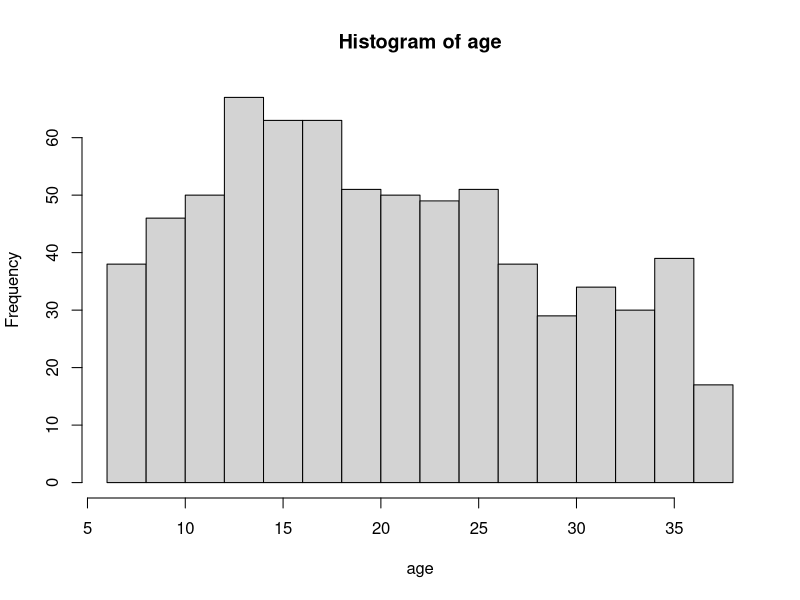
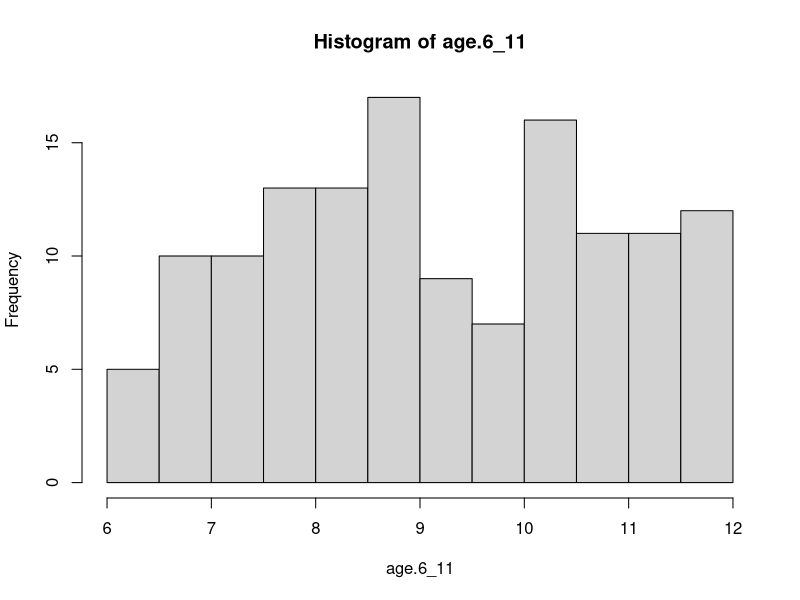
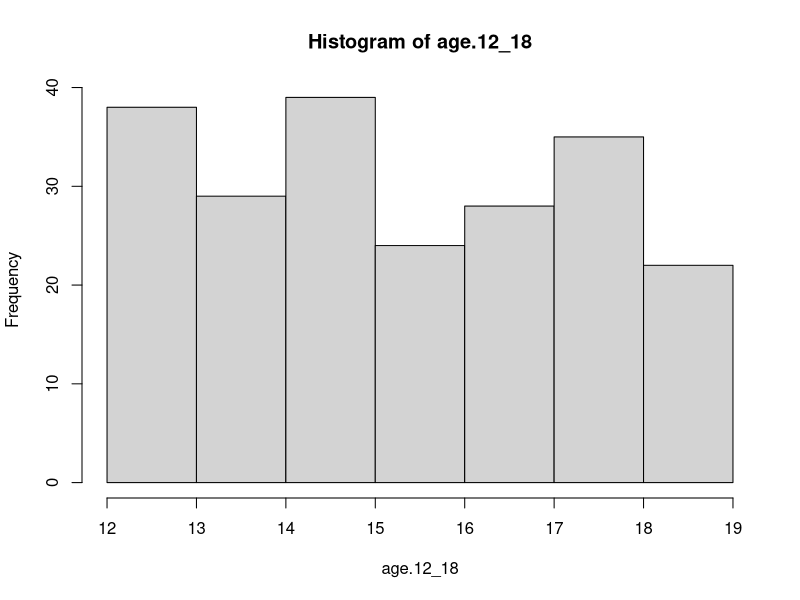
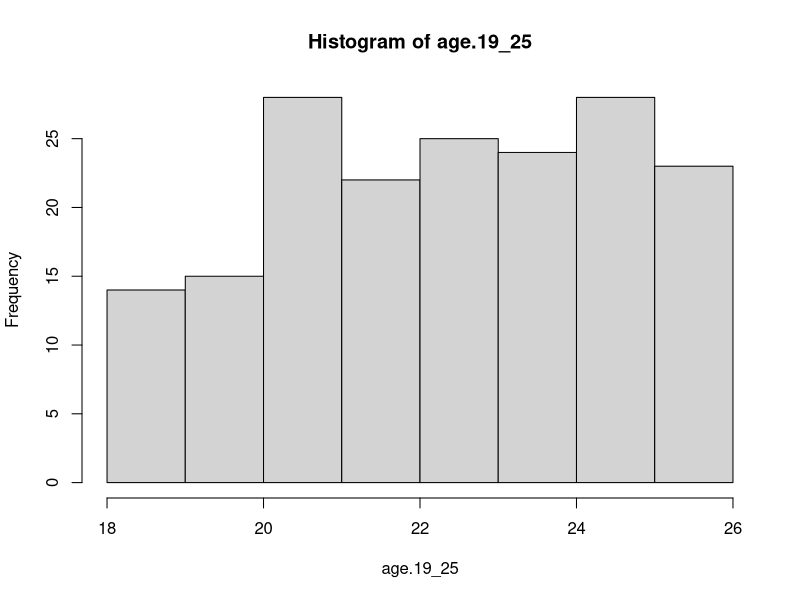
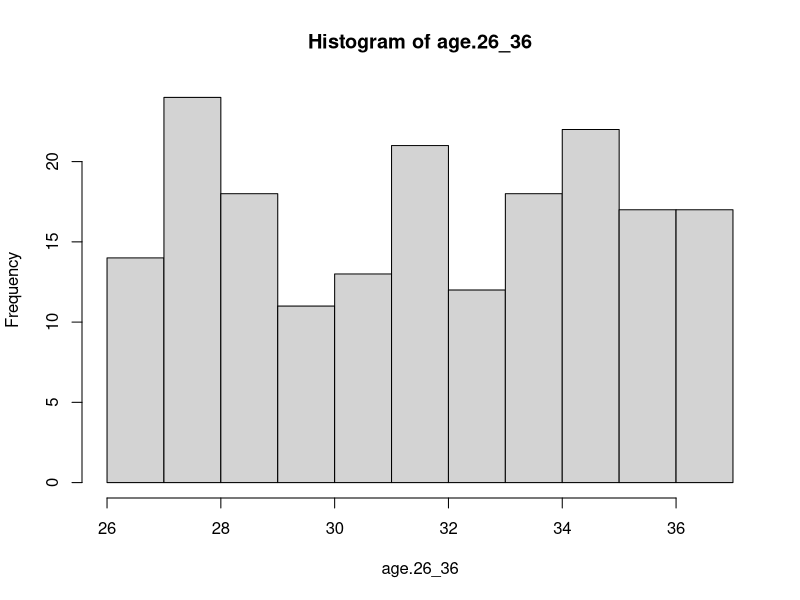
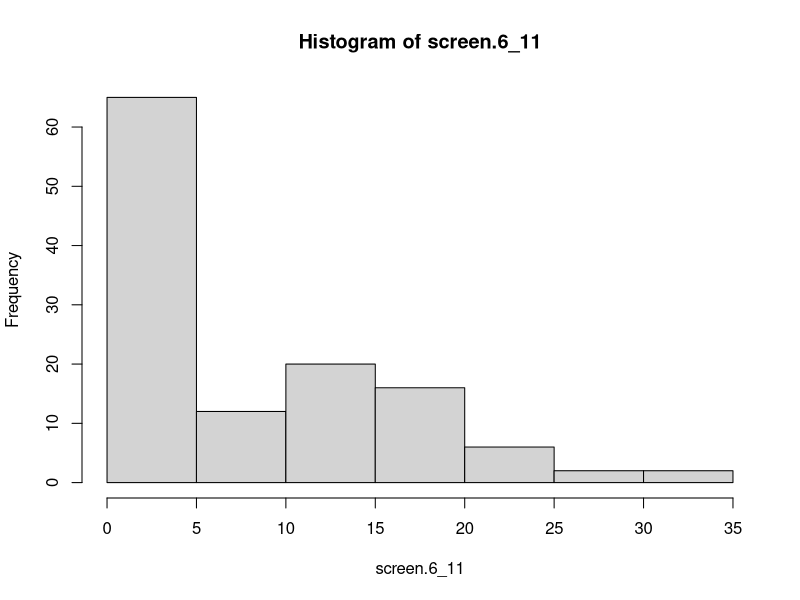
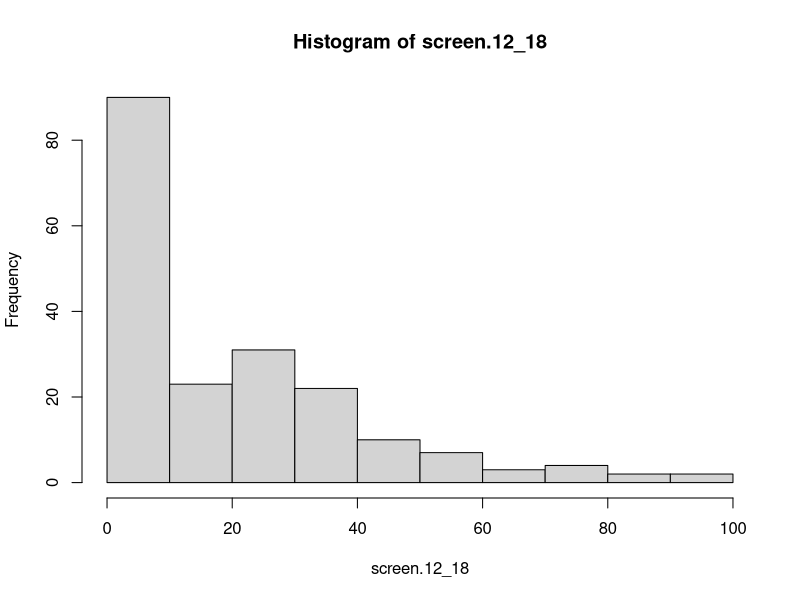
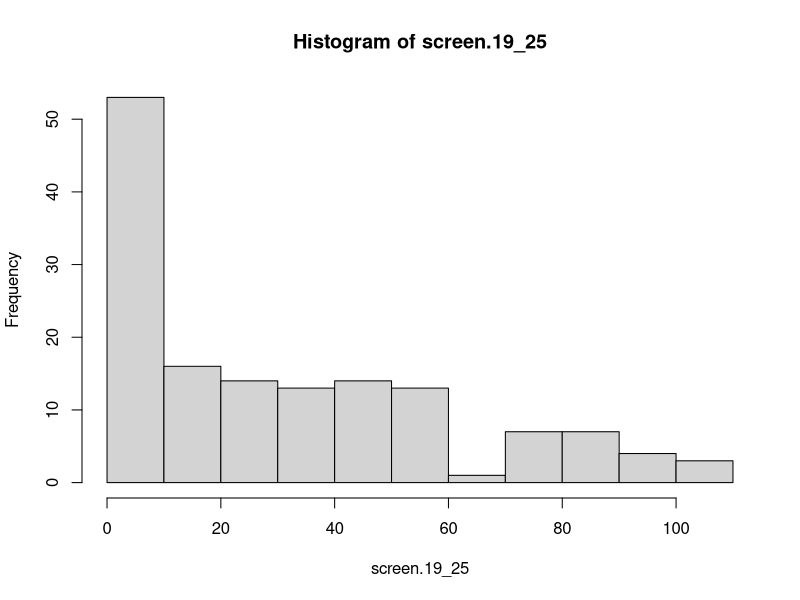

The R script that drew these images, in order:
## ---- chunk 1
knitr::opts_chunk$set(echo = TRUE)
## ---- chunk 2
total.n <- 715

total.n.6_11 <- 134
total.n.12_18 <- 215
total.n.19_25 <- 179
total.n.26_36 <- 187

# N values for each age group in touchscreen use feature
screen.n.6_11 <- 123
screen.n.12_18 <- 194
screen.n.19_25 <- 145
screen.n.26_36 <- 151

# N values for each age group in background tv feature
tv.n.6_11 <- 123
tv.n.12_18 <- 194
tv.n.19_25 <- 145
tv.n.26_36 <- 151

## ---- chunk 3
screen.mean.6_11 <- 8.53
screen.mean.12_18 <- 18.80
screen.mean.19_25 <- 25.18
screen.mean.26_36 <- 44.11

screen.sd.6_11 <- 15.54
screen.sd.12_18 <- 36.83
screen.sd.19_25 <- 37.46
screen.sd.26_36 <- 47.75
## ---- chunk 4
age.6_11 <- runif(n=total.n.6_11, min = 6, max = 11.9)
sd(age.6_11)
# sim sd: ~ 1.7
# original sd: 1.82
age.12_18 <- runif(n=total.n.12_18, min = 12, max = 18.9)
sd(age.12_18)
# sim sd: ~ 2.0
# original sd: 2.19

age.19_25 <- runif(n=total.n.19_25, min = 18, max = 25.9)
sd(age.19_25)
# sim sd: ~ 2.4
# original sd: 2.07

age.26_36 <- rnorm(n=total.n.26_36, mean=30.64, sd=3.07)
age.26_36 <- runif(n=total.n.26_36, min = 26, max = 36.9)
sd(age.26_36)
# sim sd: ~ 3.1
# original sd: 3.07


age <- c(age.6_11, age.12_18, age.19_25, age.26_36)
sd(age)
# sim sd: ~ 8.6
# original sd: 8.26

hist(age)
hist(age.6_11)
hist(age.12_18)
hist(age.19_25)
hist(age.26_36)

## ---- chunk 5
# set.seed(0)

screen.6_11 <- (0.7)* rnorm(n=total.n.6_11, mean=(screen.mean.6_11-2.5), sd=screen.sd.6_11) + 
                (0.3)* rnorm(n=total.n.6_11, mean=3, sd=5)
screen.6_11 <- replace(screen.6_11, screen.6_11<0, 0)
screen.6_11[sample(1:length(screen.6_11), 
                   size = (total.n.6_11-screen.n.6_11), replace = FALSE)] <- NA
hist(screen.6_11)
sd(screen.6_11, na.rm = TRUE)
mean(screen.6_11, na.rm = TRUE)
# Sim mean typically hovers between 6.5-8.5
# Original mean: 7.53

# set.seed(0)
screen.12_18 <- (0.7)* rnorm(n=total.n.12_18, mean=(screen.mean.12_18-4), sd=screen.sd.12_18) + 
  (0.3)* rnorm(n=total.n.12_18, mean=10, sd=10)
screen.12_18 <- replace(screen.12_18, screen.12_18<0, 0)
screen.12_18[sample(1:length(screen.12_18), 
                    size = (total.n.12_18-screen.n.12_18), replace = FALSE)] <- NA
hist(screen.12_18)
sd(screen.12_18, na.rm = TRUE)
mean(screen.12_18, na.rm = TRUE)
# Sim mean typically hovers between 17-19.5
# Original mean: 18.8

# set.seed(0)
screen.19_25 <- (0.7)* rnorm(n=total.n.19_25, mean=(screen.mean.19_25-7), sd=screen.sd.19_25) + 
  (0.3)* rnorm(n=total.n.19_25, mean=15, sd=10)
screen.19_25 <- rnorm(n=total.n.19_25, mean=(25.18-7), sd=37.46)
screen.19_25 <- replace(screen.19_25, screen.19_25<0, 0)
screen.19_25[sample(1:length(screen.19_25), 
                    size = (total.n.19_25-screen.n.19_25), replace = FALSE)] <- NA
hist(screen.19_25)
sd(screen.19_25, na.rm = TRUE)
mean(screen.19_25, na.rm = TRUE)
# Final mean typically hovers between 24-28
# Original mean: 25.18

# set.seed(0)
screen.26_36 <- (0.7)* rnorm(n=total.n.26_36, mean=(screen.mean.26_36), sd=screen.sd.26_36) + 
  (0.3)* rnorm(n=total.n.26_36, mean=40, sd=10)
screen.26_36 <- replace(screen.26_36, screen.26_36<0, 0)
screen.26_36[sample(1:length(screen.26_36), 
                    size = (total.n.26_36-screen.n.26_36), replace = FALSE)] <- NA
hist(screen.26_36)
sd(screen.26_36, na.rm = TRUE)
mean(screen.26_36, na.rm = TRUE)
# Final mean typically hovers between 41-48
# Original mean: 44.11

hist(screen.6_11)
hist(screen.12_18)
hist(screen.19_25)
hist(screen.26_36)

screentime <- c(screen.6_11, screen.12_18, screen.19_25, screen.26_36)
hist(screentime)

# vectors with imputed data for future simulation needs
impute_screen.6_11 <- replace(screen.6_11, is.na(screen.6_11), 
                              mean(screen.6_11, na.rm=TRUE))
impute_screen.12_18 <- replace(screen.12_18, is.na(screen.12_18), 
                               mean(screen.12_18, na.rm=TRUE))
impute_screen.19_25 <- replace(screen.19_25, is.na(screen.19_25), 
                               mean(screen.19_25, na.rm=TRUE))
impute_screen.26_36 <- replace(screen.26_36, is.na(screen.26_36), 
                               mean(screen.26_36, na.rm=TRUE))

## ---- chunk 6
sex.6_11 <- rep(x = "Female", times = total.n.6_11)
sex.6_11[sample(1:length(sex.6_11), size=ceiling(total.n.6_11*0.5149), 
                replace = FALSE)] <- "Male"

sex.12_18 <- rep(x = "Female", times = total.n.12_18)
sex.12_18[sample(1:length(sex.12_18), size=ceiling(total.n.12_18*0.5302), 
                 replace = FALSE)] <- "Male"


sex.19_25 <- rep(x = "Female", times = total.n.19_25)
sex.19_25[sample(1:length(sex.19_25), size=ceiling(total.n.19_25*0.5587), 
                 replace = FALSE)] <- "Male"


sex.26_36 <- rep(x = "Female", times = total.n.26_36)
sex.26_36[sample(1:length(sex.26_36), size=ceiling(total.n.26_36*0.5134), 
               replace = FALSE)] <- "Male"

sex <- c(sex.6_11, sex.12_18, sex.19_25, sex.26_36)

## ---- chunk 7


# N values for each age group
tv.n.6_11 <- 123
tv.n.12_18 <- 194
tv.n.19_25 <- 145
tv.n.26_36 <- 151

# Screen values for each age group

tv_sd.6_11 <- 186.08
tv_sd.12_18 <- 172.70
tv_sd.19_25 <- 162.99
tv_sd.26_36 <-183.24

tv_mean.6_11 <- 209.72
tv_mean.12_18 <- 189.62
tv_mean.19_25 <- 187.00
tv_mean.26_36 <- 219.01

# Ratio balues for each age group
tv_screen_ratio.all <- 200.27/24.45
tv_screen_ratio.6_11 <- 209.72/8.53
tv_screen_ratio.12_18 <- 189.62/18.80
tv_screen_ratio.19_25 <- 187.00/25.18
tv_screen_ratio.26_36 <- 219.01/44.11


tv.6_11 <- (0.8)*(impute_screen.6_11 * tv_screen_ratio.6_11) + 
  (0.2)*(tv_mean.6_11 + rnorm(tv.n.6_11, sd=tv_sd.6_11))
tv.6_11[sample(1:length(tv.6_11), size=(total.n.6_11-tv.n.6_11), 
               replace = FALSE)] <- NA
tv.6_11 <- replace(tv.6_11, tv.6_11<0, 0)
mean(tv.6_11, na.rm=TRUE)


tv.12_18 <- (0.8)*(impute_screen.12_18 * tv_screen_ratio.12_18) + 
  (0.2)*(tv_mean.12_18 + rnorm(tv.n.12_18, sd=tv_sd.12_18))
tv.12_18[sample(1:length(tv.12_18), size=(total.n.12_18-tv.n.12_18), 
                replace = FALSE)] <- NA
tv.12_18 <- replace(tv.12_18, tv.12_18<0, 0)
mean(tv.12_18, na.rm=TRUE)



tv.19_25 <- (0.8)*(impute_screen.19_25 * tv_screen_ratio.19_25) + 
  (0.2)*(tv_mean.19_25 + rnorm(tv.n.19_25, sd=tv_sd.19_25))
tv.19_25[sample(1:length(tv.19_25), size=(total.n.19_25-tv.n.19_25), 
                replace = FALSE)] <- NA
tv.19_25 <- replace(tv.19_25, tv.19_25<0, 0)
mean(tv.19_25, na.rm=TRUE)



tv.26_36 <- (0.8)*(impute_screen.26_36 * tv_screen_ratio.26_36) + 
  (0.2)*(tv_mean.26_36 + rnorm(tv.n.26_36, sd=tv_sd.26_36))
tv.26_36[sample(1:length(tv.26_36), size=(total.n.26_36-tv.n.26_36), 
                replace = FALSE)] <- NA
tv.26_36 <- replace(tv.26_36, tv.26_36<0, 0)
mean(tv.26_36, na.rm=TRUE)


## ---- chunk 8


# Overall values for each age group
ntsleep.n.6_11 <- 116
ntsleep.n.12_18 <- 176
ntsleep.n.19_25 <- 132
ntsleep.n.26_36 <- 130

ntsleep_sd.6_11 <- 64.81
ntsleep_sd.12_18 <- 50.13
ntsleep_sd.19_25 <- 60.12
ntsleep_sd.26_36 <-61.81

ntsleep_mean.6_11 <- 637.24
ntsleep_mean.12_18 <- 647.24
ntsleep_mean.19_25 <- 651.25
ntsleep_mean.26_36 <- 643.21


# Ratio values for each age group
ntsleep_screen_ratio.6_11 <- ntsleep_mean.6_11/screen.mean.6_11
ntsleep_screen_ratio.12_18 <- ntsleep_mean.12_18/screen.mean.12_18
ntsleep_screen_ratio.19_25 <- ntsleep_mean.19_25/screen.mean.19_25
ntsleep_screen_ratio.26_36 <- ntsleep_mean.26_36/screen.mean.26_36

# 
# tv.26_36 <- (0.8)*(impute_screen.26_36 * tv_screen_ratio.26_36) + 
#   (0.2)*(tv_mean.26_36 + rnorm(tv.n.26_36, sd=tv_sd.26_36))
# tv.26_36[sample(1:length(tv.26_36), size=(total.n.26_36-tv.n.26_36), 
#                 replace = FALSE)] <- NA
# tv.26_36 <- replace(tv.26_36, tv.26_36<0, 0)
# mean(tv.26_36, na.rm=TRUE)

ntsleep.6_11 <- (0.8)*(impute_screen.6_11 * ntsleep_screen_ratio.6_11) + 
  (0.2)*(ntsleep_mean.6_11 + rnorm(ntsleep.n.6_11, sd=ntsleep_sd.6_11))
ntsleep.6_11[sample(1:length(ntsleep.6_11), size=(total.n.6_11-ntsleep.n.6_11),
                    replace = FALSE)] <- NA
ntsleep.6_11 <- replace(ntsleep.6_11, ntsleep.6_11<0, 0)
mean(ntsleep.6_11, na.rm = TRUE)


ntsleep.12_18 <- (0.8)*(impute_screen.12_18 * ntsleep_screen_ratio.12_18) + 
  (0.2)*(ntsleep_mean.12_18 + rnorm(ntsleep.n.12_18, sd=ntsleep_sd.12_18))
ntsleep.12_18[sample(1:length(ntsleep.12_18), size=(total.n.12_18-ntsleep.n.12_18),
                    replace = FALSE)] <- NA
ntsleep.12_18 <- replace(ntsleep.12_18, ntsleep.12_18<0, 0)
mean(ntsleep.12_18, na.rm = TRUE)


ntsleep.19_25 <- (0.8)*(impute_screen.19_25 * ntsleep_screen_ratio.19_25) + 
  (0.2)*(ntsleep_mean.19_25 + rnorm(ntsleep.n.19_25, sd=ntsleep_sd.19_25))
ntsleep.19_25[sample(1:length(ntsleep.19_25), size=(total.n.19_25-ntsleep.n.19_25),
                    replace = FALSE)] <- NA
ntsleep.19_25 <- replace(ntsleep.19_25, ntsleep.19_25<0, 0)
mean(ntsleep.19_25, na.rm = TRUE)


ntsleep.26_36 <- (0.8)*(impute_screen.26_36 * ntsleep_screen_ratio.26_36) + 
  (0.2)*(ntsleep_mean.26_36 + rnorm(ntsleep.n.26_36, sd=ntsleep_sd.26_36))
ntsleep.26_36[sample(1:length(ntsleep.26_36), size=(total.n.26_36-ntsleep.n.26_36),
                    replace = FALSE)] <- NA
ntsleep.26_36 <- replace(ntsleep.26_36, ntsleep.26_36<0, 0)
mean(ntsleep.26_36, na.rm = TRUE)

ntsleep <- c(ntsleep.6_11, ntsleep.12_18, ntsleep.19_25, ntsleep.26_36)

## ---- chunk 9

# Overall values for each age group
daysleep.n.6_11 <- 116
daysleep.n.12_18 <- 176
daysleep.n.19_25 <- 132
daysleep.n.26_36 <- 130

daysleep_sd.6_11 <- 64.81
daysleep_sd.12_18 <- 50.13
daysleep_sd.19_25 <- 60.12
daysleep_sd.26_36 <-61.81

daysleep_mean.6_11 <- 637.24
daysleep_mean.12_18 <- 647.24
daysleep_mean.19_25 <- 651.25
daysleep_mean.26_36 <- 643.21


# Ratio values for each age group
daysleep_screen_ratio.6_11 <- daysleep_mean.6_11/screen.mean.6_11
daysleep_screen_ratio.12_18 <- daysleep_mean.12_18/screen.mean.12_18
daysleep_screen_ratio.19_25 <- daysleep_mean.19_25/screen.mean.19_25
daysleep_screen_ratio.26_36 <- daysleep_mean.26_36/screen.mean.26_36


daysleep.6_11 <- (0.8)*(impute_screen.6_11 * daysleep_screen_ratio.6_11) + 
  (0.2)*(daysleep_mean.6_11 + rnorm(daysleep.n.6_11, sd=daysleep_sd.6_11))
daysleep.6_11[sample(1:length(daysleep.6_11), size=(total.n.6_11-daysleep.n.6_11),
                    replace = FALSE)] <- NA
daysleep.6_11 <- replace(daysleep.6_11, daysleep.6_11<0, 0)
mean(daysleep.6_11, na.rm = TRUE)


daysleep.12_18 <- (0.8)*(impute_screen.12_18 * daysleep_screen_ratio.12_18) + 
  (0.2)*(daysleep_mean.12_18 + rnorm(daysleep.n.12_18, sd=daysleep_sd.12_18))
daysleep.12_18[sample(1:length(daysleep.12_18), size=(total.n.12_18-daysleep.n.12_18),
                     replace = FALSE)] <- NA
daysleep.12_18 <- replace(daysleep.12_18, daysleep.12_18<0, 0)
mean(daysleep.12_18, na.rm = TRUE)


daysleep.19_25 <- (0.8)*(impute_screen.19_25 * daysleep_screen_ratio.19_25) + 
  (0.2)*(daysleep_mean.19_25 + rnorm(daysleep.n.19_25, sd=daysleep_sd.19_25))
daysleep.19_25[sample(1:length(daysleep.19_25), size=(total.n.19_25-daysleep.n.19_25),
                     replace = FALSE)] <- NA
daysleep.19_25 <- replace(daysleep.19_25, daysleep.19_25<0, 0)
mean(daysleep.19_25, na.rm = TRUE)


daysleep.26_36 <- (0.8)*(impute_screen.26_36 * daysleep_screen_ratio.26_36) + 
  (0.2)*(daysleep_mean.26_36 + rnorm(daysleep.n.26_36, sd=daysleep_sd.26_36))
daysleep.26_36[sample(1:length(daysleep.26_36), size=(total.n.26_36-daysleep.n.26_36),
                     replace = FALSE)] <- NA
daysleep.26_36 <- replace(daysleep.26_36, daysleep.26_36<0, 0)
mean(daysleep.26_36, na.rm = TRUE)

daysleep <- c(daysleep.6_11, daysleep.12_18, daysleep.19_25, daysleep.26_36)


## ---- chunk 10

totalsleep <- ntsleep+daysleep

## ---- chunk 11

# Overall values for each age group

wake.n.6_11 <- 116
wake.n.12_18 <- 177
wake.n.19_25 <- 133
wake.n.26_36 <- 130

wake_sd.6_11 <- 1.73
wake_sd.12_18 <- 1.33
wake_sd.19_25 <- 1.01
wake_sd.26_36 <- 0.81

wake_mean.6_11 <- 2
wake_mean.12_18 <- 1.29
wake_mean.19_25 <- 0.91
wake_mean.26_36 <- 0.58


# Ratio values for each age group
wake_screen_ratio.6_11 <- wake_mean.6_11/screen.mean.6_11
wake_screen_ratio.12_18 <- wake_mean.12_18/screen.mean.12_18
wake_screen_ratio.19_25 <- wake_mean.19_25/screen.mean.19_25
wake_screen_ratio.26_36 <- wake_mean.26_36/screen.mean.26_36


wake.6_11 <- ceiling((0.8)*(impute_screen.6_11 * wake_screen_ratio.6_11) + 
  (0.2)*(wake_mean.6_11 + rnorm(wake.n.6_11, sd=wake_sd.6_11)) - 0.55)
wake.6_11[sample(1:length(wake.6_11), size=(total.n.6_11-wake.n.6_11),
                     replace = FALSE)] <- NA
wake.6_11 <- replace(wake.6_11, wake.6_11<0, 0)
mean(wake.6_11, na.rm = TRUE)


wake.12_18 <- ceiling((0.8)*(impute_screen.12_18 * wake_screen_ratio.12_18) + 
  (0.2)*(wake_mean.12_18 + rnorm(wake.n.12_18, sd=wake_sd.12_18))-0.45)
wake.12_18[sample(1:length(wake.12_18), size=(total.n.12_18-wake.n.12_18),
                      replace = FALSE)] <- NA
wake.12_18 <- replace(wake.12_18, wake.12_18<0, 0)
mean(wake.12_18, na.rm = TRUE)


wake.19_25 <- floor((0.8)*(impute_screen.19_25 * wake_screen_ratio.19_25) + 
  (0.2)*(wake_mean.19_25 + rnorm(wake.n.19_25, sd=wake_sd.19_25)))
wake.19_25[sample(1:length(wake.19_25), size=(total.n.19_25-wake.n.19_25),
                      replace = FALSE)] <- NA
wake.19_25 <- replace(wake.19_25, wake.19_25<0, 0)
mean(wake.19_25, na.rm = TRUE)


wake.26_36 <- ceiling((0.8)*(impute_screen.26_36 * wake_screen_ratio.26_36) + 
  (0.2)*(wake_mean.26_36 + rnorm(wake.n.26_36, sd=wake_sd.26_36))+.3)
wake.26_36[sample(1:length(wake.26_36), size=(total.n.26_36-wake.n.26_36),
                      replace = FALSE)] <- NA
wake.26_36 <- replace(wake.26_36, wake.26_36<0, 0)
mean(wake.26_36, na.rm = TRUE)

wake <- c(wake.6_11, wake.12_18, wake.19_25, wake.26_36)

## ---- chunk 12

# Overall values for each age group
onset.n.6_11 <- 116
onset.n.12_18 <- 177
onset.n.19_25 <- 131
onset.n.26_36 <- 130

onset_sd.6_11 <- 23.69
onset_sd.12_18 <- 16.53
onset_sd.19_25 <- 16.97
onset_sd.26_36 <- 27.86

onset_mean.6_11 <- 22.80
onset_mean.12_18 <- 21.54
onset_mean.19_25 <- 22.22
onset_mean.26_36 <- 29.34


# Ratio values for each age group
onset_screen_ratio.6_11 <- onset_mean.6_11/screen.mean.6_11
onset_screen_ratio.12_18 <- onset_mean.12_18/screen.mean.12_18
onset_screen_ratio.19_25 <- onset_mean.19_25/screen.mean.19_25
onset_screen_ratio.26_36 <- onset_mean.26_36/screen.mean.26_36


onset.6_11 <- (0.8)*(impute_screen.6_11 * onset_screen_ratio.6_11) + 
  (0.2)*(onset_mean.6_11 + rnorm(onset.n.6_11, sd=onset_sd.6_11))
onset.6_11[sample(1:length(onset.6_11), size=(total.n.6_11-onset.n.6_11),
                     replace = FALSE)] <- NA
onset.6_11 <- replace(onset.6_11, onset.6_11<0, 0)
mean(onset.6_11, na.rm = TRUE)


onset.12_18 <- (0.8)*(impute_screen.12_18 * onset_screen_ratio.12_18) + 
  (0.2)*(onset_mean.12_18 + rnorm(onset.n.12_18, sd=onset_sd.12_18))
onset.12_18[sample(1:length(onset.12_18), size=(total.n.12_18-onset.n.12_18),
                      replace = FALSE)] <- NA
onset.12_18 <- replace(onset.12_18, onset.12_18<0, 0)
mean(onset.12_18, na.rm = TRUE)


onset.19_25 <- (0.8)*(impute_screen.19_25 * onset_screen_ratio.19_25) + 
  (0.2)*(onset_mean.19_25 + rnorm(onset.n.19_25, sd=onset_sd.19_25))
onset.19_25[sample(1:length(onset.19_25), size=(total.n.19_25-onset.n.19_25),
                      replace = FALSE)] <- NA
onset.19_25 <- replace(onset.19_25, onset.19_25<0, 0)
mean(onset.19_25, na.rm = TRUE)


onset.26_36 <- (0.8)*(impute_screen.26_36 * onset_screen_ratio.26_36) + 
  (0.2)*(onset_mean.26_36 + rnorm(onset.n.26_36, sd=onset_sd.26_36))
onset.26_36[sample(1:length(onset.26_36), size=(total.n.26_36-onset.n.26_36),
                      replace = FALSE)] <- NA
onset.26_36 <- replace(onset.26_36, onset.26_36<0, 0)
mean(onset.26_36, na.rm = TRUE)

onset <- c(onset.6_11, onset.12_18, onset.19_25, onset.26_36)

